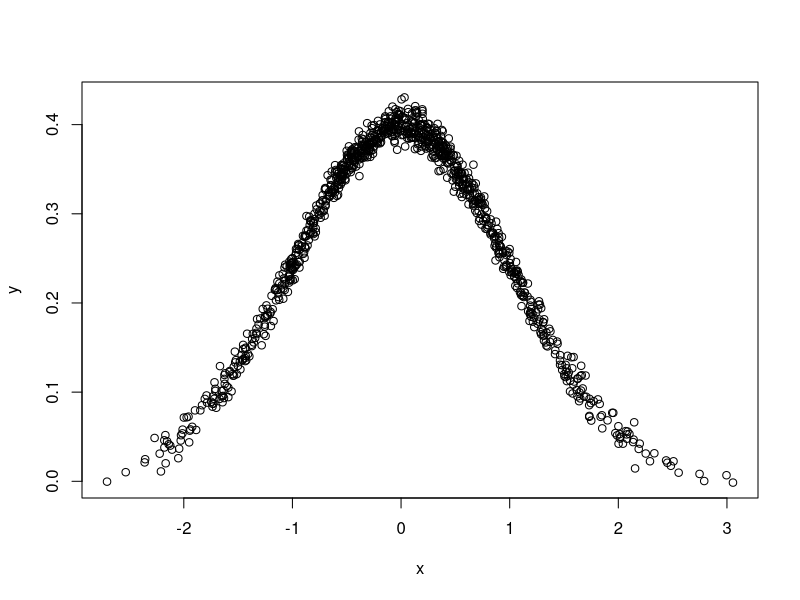
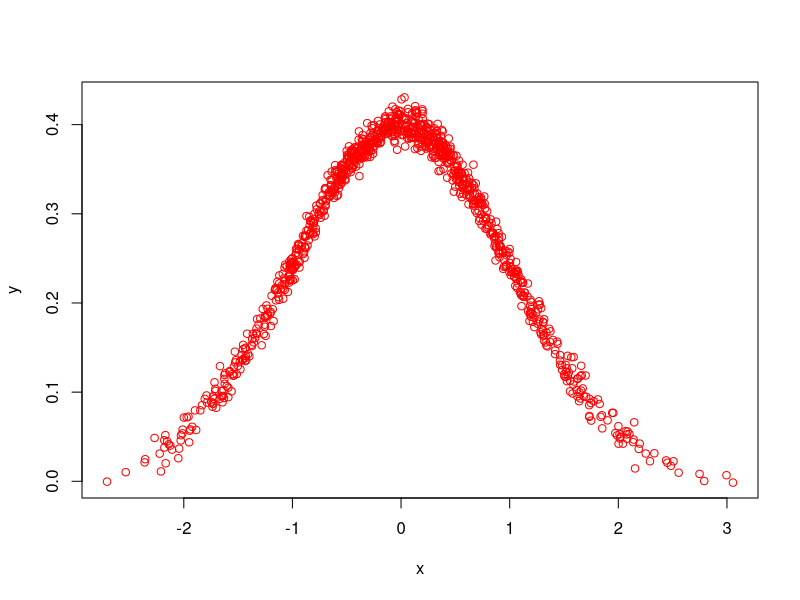

These figures' R source, in order:
## ---- chunk 1
knitr::opts_chunk$set(echo = TRUE)
## ---- chunk 2
head(mtcars)
## ---- chunk 3
library(tidyverse)
## ---- chunk 4
sumRes <- sum(1:10)
sumRes
cat("Now include = FALSE and this message will not appear in the pdf")
## ---- chunk 5
sumRes
## ---- chunk 6
x <- rnorm(1000) #Generating x
y <- dnorm(x)+rnorm(1000,0,.01)

plot(x,y)
## ---- chunk 7
plot(x,y, col = "red")
